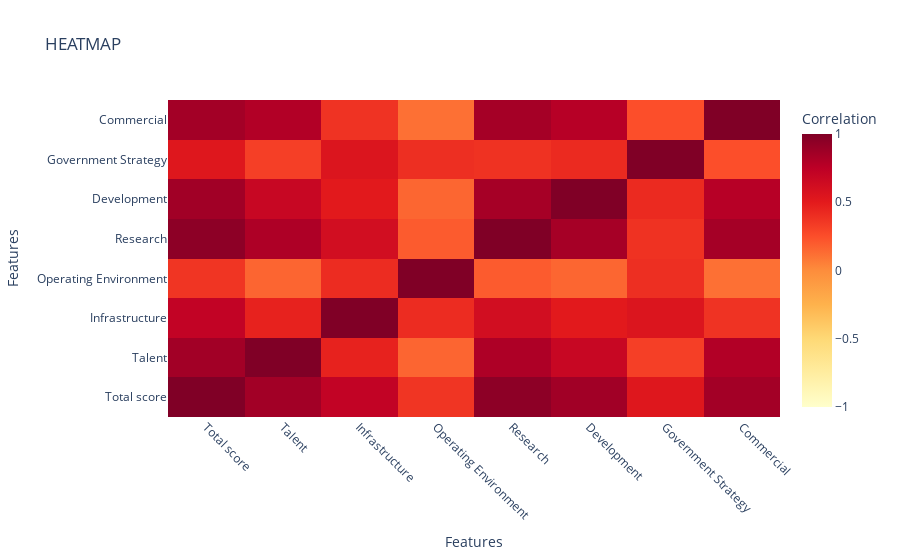

Notebook code for this chart:
### Code cell
# HEATMAP SYNTAX IN plotly

columns = ['Total score', 'Talent', 'Infrastructure', 'Operating Environment', 'Research', 'Development', 'Government Strategy', 'Commercial']
correlation_matrix = df[columns].corr()

# Create the heatmap
fig = go.Figure(data=go.Heatmap(
    z=correlation_matrix.values,
    x=correlation_matrix.columns,
    y=correlation_matrix.columns,
    colorscale='ylorrd',
    colorbar=dict(title='Correlation'),
    zmin=-1,  # Set the min value of the color scale
    zmax=1,   # Set the max value of the color scale
))

# Update layout for title and x/y axis labels
fig.update_layout(
    title='HEATMAP',
    xaxis_title='Features',
    yaxis_title='Features',
    xaxis=dict(tickangle=45)  # Rotate x-ticks
)

# Show the plot
fig.show()

### Figure 1 — Plotly figure (JSON) as saved in the notebook; plotly's stock layout.template omitted (floating-point values rounded to 4 significant figures)
{"data": [{"colorbar": {"title": {"text": "Correlation"}}, "colorscale": [[0, "rgb(255,255,204)"], [0.125, "rgb(255,237,160)"], [0.25, "rgb(254,217,118)"], [0.375, "rgb(254,178,76)"], [0.5, "rgb(253,141,60)"], [0.625, "rgb(252,78,42)"], [0.75, "rgb(227,26,28)"], [0.875, "rgb(189,0,38)"], [1, "rgb(128,0,38)"]], "type": "heatmap", "x": ["Total score", "Talent", "Infrastructure", "Operating Environment", "Research", "Development", "Government Strategy", "Commercial"], "y": ["Total score", "Talent", "Infrastructure", "Operating Environment", "Research", "Development", "Government Strategy", "Commercial"], "z": [[1, 0.862, 0.7165, 0.3686, 0.9459, 0.8663, 0.5318, 0.858], [0.862, 1, 0.4633, 0.1593, 0.8103, 0.6829, 0.3217, 0.7951], [0.7165, 0.4633, 1, 0.413, 0.6172, 0.5094, 0.5519, 0.3799], [0.3686, 0.1593, 0.413, 1, 0.1971, 0.1553, 0.3997, 0.1143], [0.9459, 0.8103, 0.6172, 0.1971, 1, 0.8459, 0.3849, 0.8474], [0.8663, 0.6829, 0.5094, 0.1553, 0.8459, 1, 0.4241, 0.7759], [0.5318, 0.3217, 0.5519, 0.3997, 0.3849, 0.4241, 1, 0.2493], [0.858, 0.7951, 0.3799, 0.1143, 0.8474, 0.7759, 0.2493, 1]], "zmax": 1, "zmin": -1}], "layout": {"title": {"text": "HEATMAP"}, "xaxis": {"tickangle": 45, "title": {"text": "Features"}}, "yaxis": {"title": {"text": "Features"}}}}
